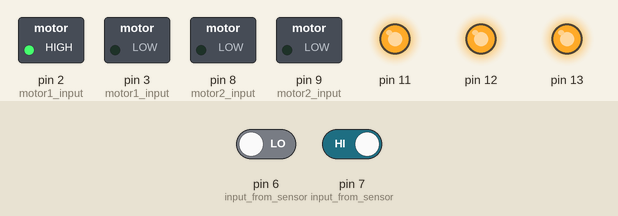
This sketch was run on a simulated Arduino Uno, built with avr-gcc and run on an emulated ATmega328P. Shown: switched loads named in the sketch (green lamp = pin HIGH), output pins drawn as LEDs (lit = HIGH). Inputs (shaded band) come from the test bench; at power-on: pin 6 (input_from_sensor) LOW, pin 7 (input_from_sensor) HIGH.

Above: at 1.2 s.
1.3 s: pin 6 (input_from_sensor) driven HIGH
At 1.8 s:
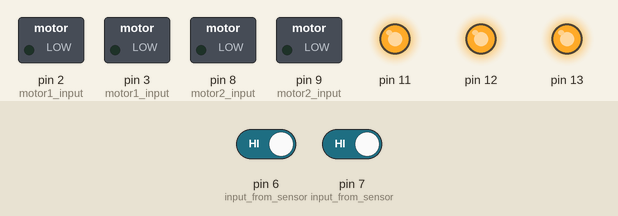
2.8 s: pin 7 (input_from_sensor) driven LOW
At 4.0 s:
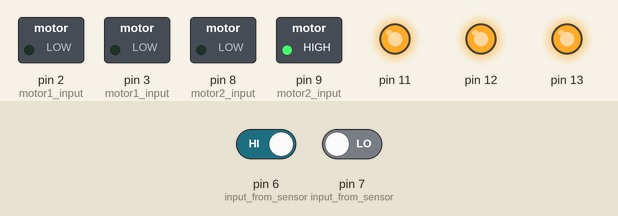
4.3 s: pin 6 (input_from_sensor) driven LOW
At 5.3 s:
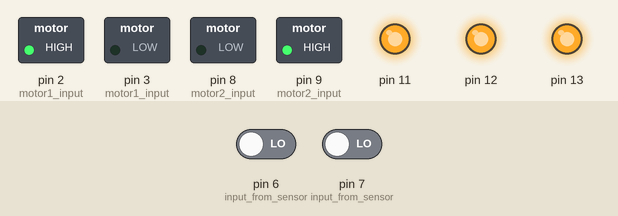
5.8 s: pin 7 (input_from_sensor) driven HIGH
At 6.4 s:
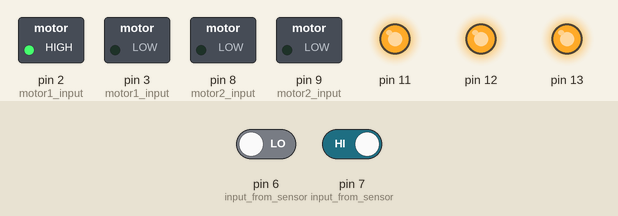
Timing chart, 0 to 8.3 s (numbered marks = the images above; inputs shaded):
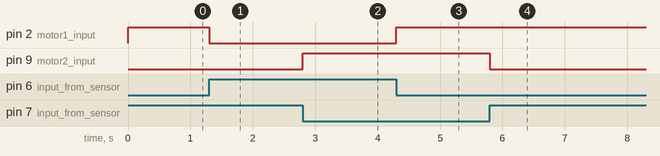

The sketch:

motor_radar.ino
```cpp
void setup() {
  // put your setup code here, to run once:
pinMode(2,OUTPUT);   //motor1 input
pinMode(3,OUTPUT);    // motor1 input
pinMode(8,OUTPUT);    //motor2 input
pinMode(9,OUTPUT);    // motor2 input
pinMode(11,OUTPUT);
digitalWrite(11,HIGH);   //5v
pinMode(7,INPUT);        //input from sensor
pinMode(12,OUTPUT);
digitalWrite(12,HIGH);     //5v
pinMode(11,OUTPUT);
digitalWrite(11,HIGH);   //5v
pinMode(6,INPUT);        //input from sensor
pinMode(13,OUTPUT);
digitalWrite(13,HIGH);     //5v


        }

void loop() {
  // put your main code here, to run repeatedly:
  unsigned char s,v;
s=digitalRead(7);
v=digitalRead(6);


 if((s==0) && (v==0))  // not  detecting oobject
{digitalWrite(2,HIGH);
digitalWrite(3,LOW);
digitalWrite(9,HIGH);
digitalWrite(8,LOW);

}

else if ((s==1)&&(v==0))
{digitalWrite(2,HIGH);
digitalWrite(3,LOW);
digitalWrite(9,LOW);
digitalWrite(8,LOW);
}

else if ((s==0)&&(v==1))
{digitalWrite(3,LOW);
digitalWrite(2,LOW);
digitalWrite(9,HIGH);
digitalWrite(8,LOW);

}


else if((s==1)&&(v==1))    //detecting object
{

  digitalWrite(3,LOW);
digitalWrite(2,LOW);
digitalWrite(9,LOW);
digitalWrite(8,LOW);


  }}
```

Measured:
- after the input at 1.3 s, pin 2 (motor1_input): HIGH → LOW at once
- after the input at 2.8 s, pin 9 (motor2_input): LOW → HIGH at once
- after the input at 4.3 s, pin 2 (motor1_input): LOW → HIGH at once
- after the input at 5.8 s, pin 9 (motor2_input): HIGH → LOW at once
